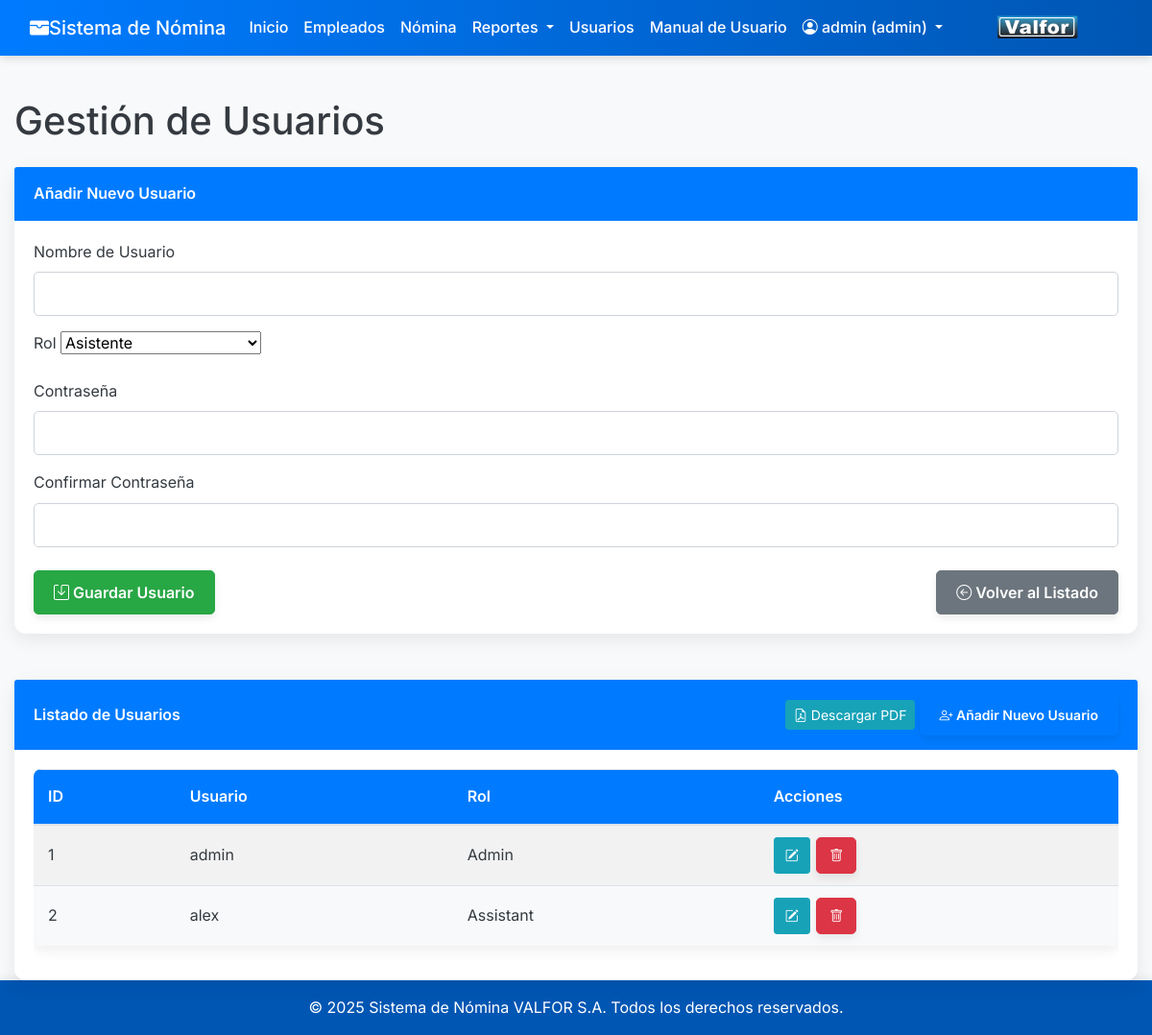
The app's page /public/users.php (signed in) with its own data.
### tables this page shows
CREATE TABLE `users` (
  `id` int(11) NOT NULL,
  `username` varchar(50) NOT NULL,
  `password` varchar(255) NOT NULL,
  `role` enum('admin','assistant','read_only') NOT NULL DEFAULT 'read_only',
  `created_at` timestamp NOT NULL DEFAULT current_timestamp(),
  `updated_at` timestamp NOT NULL DEFAULT current_timestamp() ON UPDATE current_timestamp()
);

### includes/auth.php (called while the page is built, shortened)
<?php
function getBaseUrl() {
    $protocol = isset($_SERVER['HTTPS']) && $_SERVER['HTTPS'] === 'on' ? 'https://' : 'http://';
    $host = $_SERVER['HTTP_HOST'];
    $scriptName = $_SERVER['SCRIPT_NAME'];
    $basePath = '/payroll_system/public/';
    return $protocol . $host . $basePath;
}

### public/users.php (the view, shortened to what this page needs)
<?php
require_once __DIR__ . '/../includes/auth.php';
$page_title = 'Gestión de Usuarios';
$pdo = getDbConnection();
$user_data = [
    'id' => null,
    'username' => '',
    'role' => ROLE_ASSISTANT,
    'password' => '',
    'confirm_password' => ''
];
?>
<!DOCTYPE html>
<html lang="es">
<head>
    <link href="./assets/css/bootstrap.min.css" rel="stylesheet">
    <link rel="stylesheet" href="https://cdn.jsdelivr.net/npm/bootstrap-icons@1.11.3/font/bootstrap-icons.min.css">
    <link href="./assets/css/users.css" rel="stylesheet">
</head>
<body>
    <?php include __DIR__ . '/../includes/header.php';  ?>
    <div class="container mt-4">
        <h1 class="mb-4"><?php echo $page_title; ?></h1>
        <div class="card mb-4">
            <div class="card-header">
                <?php echo ($user_data['id'] ? 'Editar Usuario' : 'Añadir Nuevo Usuario'); ?>
            </div>
            <div class="card-body">
                <form method="POST" action="">
                    <div class="mb-3">
                        <label for="username" class="form-label">Nombre de Usuario</label>
                        <input type="text" class="form-control" id="username" name="username" value="<?php echo htmlspecialchars($user_data['username']); ?>" required <?php echo ($user_data['id'] ? 'readonly' : ''); ?>>
                    </div>
                    <div class="mb-3">
                        <label for="role" class="form-label">Rol</label>
                        <select class="form-select" id="role" name="role" required>
                            <option value="<?php echo ROLE_ASSISTANT; ?>" <?php echo ($user_data['role'] === ROLE_ASSISTANT ? 'selected' : ''); ?>>Asistente</option>
                        </select>
                    </div>
                    <div class="mb-3">
                        <label for="password" class="form-label">Contraseña <?php echo ($user_data['id'] ? '(dejar en blanco para no cambiar)' : ''); ?></label>
                        <input type="password" class="form-control" id="password" name="password">
                    </div>
                    <div class="mb-4">
                        <label for="confirm_password" class="form-label">Confirmar Contraseña</label>
                        <input type="password" class="form-control" id="confirm_password" name="confirm_password">
                    </div>
                    <div class="d-flex justify-content-between">
                        <button type="submit" class="btn btn-success">
                            <i class="bi bi-save me-1"></i> <?php echo ($user_data['id'] ? 'Actualizar' : 'Guardar'); ?> Usuario
                        </button>
                        <a href="<?php echo getBaseUrl(); ?>users.php" class="btn btn-secondary">
                            <i class="bi bi-arrow-left-circle me-1"></i> Volver al Listado
                        </a>
                    </div>
                </form>
            </div>
        </div>
        <div class="card mt-5">
            <div class="card-header d-flex justify-content-between align-items-center">
                Listado de Usuarios
                <div>
                    <button type="button" class="btn btn-info btn-sm me-2" onclick="printUsersPDF()">
                        <i class="bi bi-file-earmark-pdf me-1"></i> Descargar PDF
                    </button>
                    <a href="<?php echo getBaseUrl(); ?>users.php?add=1" class="btn btn-primary btn-sm">
                        <i class="bi bi-person-plus me-1"></i> Añadir Nuevo Usuario
                    </a>
                </div>
            </div>
            <div class="card-body">
                <?php
                $users = [];
                try {
                    $stmt = $pdo->query("SELECT id, username, role FROM users ORDER BY username ASC");
                    $users = $stmt->fetchAll();
                } catch (PDOException $e) {
                    echo '<div class="alert alert-danger" role="alert">Error al cargar los usuarios: ' . htmlspecialchars($e->getMessage()) . '</div>';
                }
                if (empty($users)): ?>
                    <div class="alert alert-info" role="alert">
                        No hay usuarios registrados aún.
                    </div>
                <?php else: ?>
                    <div class="table-responsive">
                        <table class="table table-hover table-striped">
                            <thead>
                                <tr>
                                    <th>ID</th>
                                    <th>Usuario</th>
                                    <th>Rol</th>
                                    <th>Acciones</th>
                                </tr>
                            </thead>
                            <tbody>
                                <?php foreach ($users as $user): ?>
                                    <tr>
                                        <td><?php echo htmlspecialchars($user['id']); ?></td>
                                        <td><?php echo htmlspecialchars($user['username']); ?></td>
                                        <td><?php echo htmlspecialchars(ucfirst(str_replace('_', ' ', $user['role']))); ?></td>
                                        <td>
                                            <a href="<?php echo getBaseUrl(); ?>users.php?id=<?php echo $user['id']; ?>" class="btn btn-sm btn-info text-white me-1" title="Editar">
                                                <i class="bi bi-pencil-square"></i>
                                            </a>
                                            <button type="button" class="btn btn-sm btn-danger" title="Eliminar" onclick="showDeleteConfirm(<?php echo $user['id']; ?>, '<?php echo htmlspecialchars($user['username']); ?>')">
                                                <i class="bi bi-trash"></i>
                                            </button>
                                        </td>
                                    </tr>
                                <?php endforeach; ?>
                            </tbody>
                        </table>
                    </div>
                <?php endif; ?>
            </div>
        </div>
    </div>
    <?php include __DIR__ . '/../includes/footer.php';  ?>
</body>
</html>

### public/assets/css/users.css (style rules this page uses)
:root { --primary-blue: #007bff; --dark-blue: #0056b3; --light-blue: #e0f2ff; --white: #ffffff; --light-gray: #f8f9fa; --text-color: #343a40; --border-color: #ced4da; --shadow-light: rgba(0, 0, 0, 0.08); --shadow-medium: rgba(0, 0, 0, 0.15); }
body { display: flex; flex-direction: column; min-height: 100vh; font-family: 'Inter', sans-serif; background-color: var(--light-gray); color: var(--text-color); line-height: 1.6; }
.container { max-width: 1200px; }
.btn-primary { background-color: var(--primary-blue); border-color: var(--primary-blue); border-radius: 5px; padding: 10px 20px; font-weight: 600; transition: background-color 0.3s ease, border-color 0.3s ease, transform 0.3s ease, box-shadow 0.3s ease; box-shadow: 0 4px 8px var(--shadow-light); }
.btn-success { background-color: #28a745; border-color: #28a745; border-radius: 5px; padding: 10px 20px; font-weight: 600; transition: background-color 0.3s ease, border-color 0.3s ease, transform 0.3s ease, box-shadow 0.3s ease; box-shadow: 0 4px 8px var(--shadow-light); }
.btn-secondary { background-color: #6c757d; border-color: #6c757d; border-radius: 5px; padding: 10px 20px; font-weight: 600; transition: background-color 0.3s ease, border-color 0.3s ease, transform 0.3s ease, box-shadow 0.3s ease; box-shadow: 0 4px 8px var(--shadow-light); }
.btn-danger { background-color: #dc3545; border-color: #dc3545; border-radius: 5px; padding: 10px 20px; font-weight: 600; transition: background-color 0.3s ease, border-color 0.3s ease, transform 0.3s ease, box-shadow 0.3s ease; box-shadow: 0 4px 8px var(--shadow-light); }
.form-control { border-radius: 5px; border: 1px solid var(--border-color); padding: 10px 15px; transition: border-color 0.3s ease, box-shadow 0.3s ease; }
.card { border-radius: 12px; box-shadow: 0 6px 20px var(--shadow-light); border: none; }
.card-header { background-color: var(--primary-blue); color: var(--white); border-top-left-radius: 12px; border-top-right-radius: 12px; font-weight: 600; padding: 15px 20px; border-bottom: none; }
.table { border-radius: 8px; overflow: hidden; box-shadow: 0 4px 15px rgba(0,0,0,0.08); background-color: var(--white); }
.table thead { background-color: var(--primary-blue); color: var(--white); }
.table th { padding: 15px; font-weight: 600; border-bottom: none; }
.table tbody tr { transition: background-color 0.3s ease; }
.table tbody tr:nth-child(even) { background-color: var(--light-gray); }
.table td { padding: 12px 15px; vertical-align: middle; border-top: 1px solid #dee2e6; }
.table .btn { width: 38px; height: 38px; display: inline-flex; align-items: center; justify-content: center; margin-right: 2px; }
.table .btn:last-child { margin-right: 0; }

### records on screen
users: id "1", username "admin", role "Admin"
users: id "2", username "alex", role "Assistant"

### other values on screen
$_SESSION['username'] "admin"
getUserRole() "admin"
$page_title "Gestión de Usuarios"
